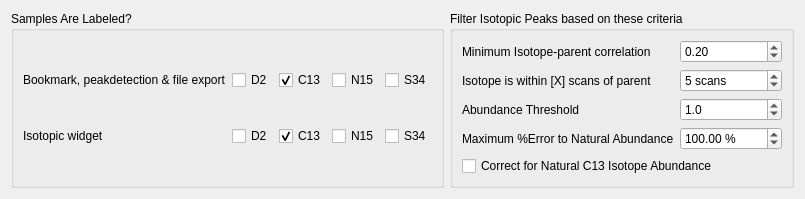
     <widget class="QWidget" name="isotopeDetectOptions">
      <attribute name="title">
       <string>Isotope Detection</string>
      </attribute>
      <layout class="QHBoxLayout" name="horizontalLayout">
       <item>
        <widget class="QGroupBox" name="groupBox">
         <property name="title">
          <string>Samples Are Labeled? </string>
         </property>
         <property name="flat">
          <bool>false</bool>
         </property>
         <layout class="QGridLayout" name="gridLayout_3">
          <item row="2" column="1">
           <widget class="QCheckBox" name="D2Labeled_IsoWidget">
            <property name="text">
             <string>D2</string>
            </property>
           </widget>
          </item>
          <item row="0" column="3">
           <widget class="QCheckBox" name="N15Labeled_BPE">
            <property name="text">
             <string>N15</string>
            </property>
           </widget>
          </item>
          <item row="2" column="0">
           <widget class="QLabel" name="label_IsoWidget">
            <property name="text">
             <string>Isotopic widget</string>
            </property>
           </widget>
          </item>
          <item row="2" column="4">
           <widget class="QCheckBox" name="S34Labeled_IsoWidget">
            <property name="text">
             <string>S34</string>
            </property>
           </widget>
          </item>
          <item row="0" column="0">
           <widget class="QLabel" name="label_BPE">
            <property name="text">
             <string>Bookmark, peakdetection &amp; file export</string>
            </property>
           </widget>
          </item>
          <item row="2" column="2">
           <widget class="QCheckBox" name="C13Labeled_IsoWidget">
            <property name="text">
             <string>C13</string>
            </property>
            <property name="checked">
             <bool>true</bool>
            </property>
           </widget>
          </item>
          <item row="0" column="1">
           <widget class="QCheckBox" name="D2Labeled_BPE">
            <property name="enabled">
             <bool>true</bool>
            </property>
            <property name="text">
             <string>D2</string>
            </property>
           </widget>
          </item>
          <item row="0" column="2">
           <widget class="QCheckBox" name="C13Labeled_BPE">
            <property name="text">
             <string>C13</string>
            </property>
            <property name="checked">
             <bool>true</bool>
            </property>
           </widget>
          </item>
          <item row="2" column="3">
           <widget class="QCheckBox" name="N15Labeled_IsoWidget">
            <property name="text">
             <string>N15</string>
            </property>
           </widget>
          </item>
          <item row="0" column="4">
           <widget class="QCheckBox" name="S34Labeled_BPE">
            <property name="text">
             <string>S34</string>
            </property>
           </widget>
          </item>
         </layout>
        </widget>
       </item>
       <item>
        <widget class="QGroupBox" name="groupBox_4">
         <property name="title">
          <string>Filter Isotopic Peaks based on these criteria</string>
         </property>
         <layout class="QGridLayout" name="gridLayout_4">
          <item row="2" column="0">
           <widget class="QLabel" name="label_26">
            <property name="text">
             <string>Abundance Threshold</string>
            </property>
           </widget>
          </item>
          <item row="3" column="0">
           <widget class="QLabel" name="label_10">
            <property name="text">
             <string>Maximum %Error to Natural Abundance</string>
            </property>
           </widget>
          </item>
          <item row="1" column="0">
           <widget class="QLabel" name="label_11">
            <property name="text">
             <string>Isotope is within [X] scans of parent</string>
            </property>
           </widget>
          </item>
          <item row="3" column="1">
           <widget class="QDoubleSpinBox" name="maxNaturalAbundanceErr">
            <property name="prefix">
             <string/>
            </property>
            <property name="suffix">
             <string> %</string>
            </property>
            <property name="decimals">
             <number>2</number>
            </property>
            <property name="minimum">
             <double>0.000000000000000</double>
            </property>
            <property name="maximum">
             <double>999999999.000000000000000</double>
            </property>
            <property name="value">
             <double>100.000000000000000</double>
            </property>
           </widget>
          </item>
          <item row="0" column="1">
           <widget class="QDoubleSpinBox" name="minIsotopicCorrelation">
            <property name="showGroupSeparator" stdset="0">
             <bool>false</bool>
            </property>
            <property name="minimum">
             <double>-1.000000000000000</double>
            </property>
            <property name="maximum">
             <double>1.000000000000000</double>
            </property>
            <property name="singleStep">
             <double>0.100000000000000</double>
            </property>
            <property name="value">
             <double>0.200000000000000</double>
            </property>
           </widget>
          </item>
          <item row="0" column="0">
           <widget class="QLabel" name="label">
            <property name="text">
             <string>Minimum Isotope-parent correlation</string>
            </property>
           </widget>
          </item>
          <item row="4" column="0" colspan="2">
           <widget class="QCheckBox" name="isotopeC13Correction">
            <property name="text">
             <string>Correct for Natural C13 Isotope Abundance</string>
            </property>
           </widget>
          </item>
          <item row="1" column="1">
           <widget class="QSpinBox" name="maxIsotopeScanDiff">
            <property name="suffix">
             <string> scans</string>
            </property>
            <property name="minimum">
             <number>0</number>
            </property>
            <property name="maximum">
             <number>999999999</number>
            </property>
            <property name="value">
             <number>5</number>
            </property>
           </widget>
          </item>
          <item row="2" column="1">
           <widget class="QDoubleSpinBox" name="doubleSpinBoxAbThresh">
            <property name="decimals">
             <number>1</number>
            </property>
            <property name="maximum">
             <double>100.000000000000000</double>
            </property>
            <property name="singleStep">
             <double>0.500000000000000</double>
            </property>
            <property name="value">
             <double>1.000000000000000</double>
            </property>
           </widget>
          </item>
         </layout>
        </widget>
       </item>
      </layout>
     </widget>
